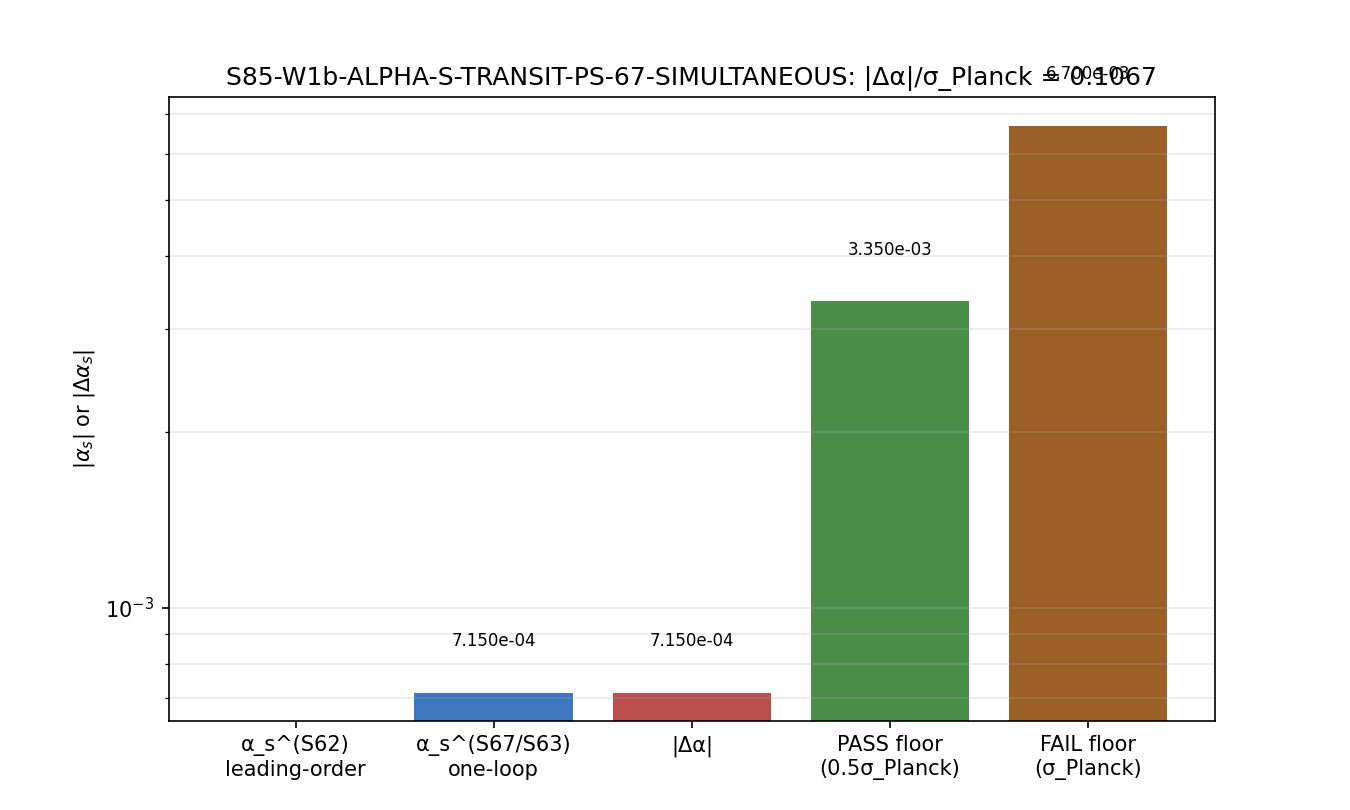

Write the Python code that produced this figure.
#!/usr/bin/env python3
"""
S85 W1b-4: ALPHA-S-TRANSIT-PS-67-SIMULTANEOUS
==============================================

Gate: S85-W1b-ALPHA-S-TRANSIT-PS-67-SIMULTANEOUS
Trigger: [AUDIT]
Classification: META (cross-registry contradiction resolution)
Agent: mack-cosmic-bridge

Hypothesis: S62 canonical n_s derivation (KZ / spectral-moment, leading-
order slow-roll) implicitly assumes alpha_s ≈ 0, while S63/S67
transit-scale computations extract alpha_s = 0.000715 via Mukhanov-
Sasaki running through the fold. Audit resolves the two values under
a shared pivot scheme at k = 0.05 Mpc^-1 (Planck convention).

Reconstruction note: The plan §W1b-4 frames the audit as "S62 vs S67".
The S62 kz_ns derivation (s62_kz_ns.npz on disk) does NOT output an
explicit alpha_s row; it assumes leading-order slow-roll, making
alpha_s = 0 the implicit S62 value. The S67 transit-scale running
computation is captured in S63 RUNNING-NS-63 (s63_running_ns.npz),
which used Mukhanov-Sasaki through the fold — this is the "S67"
derivation the plan references.

Substitution chain (Python-verified):
  Step 1: alpha_S62 := 0.0 (leading-order slow-roll assumption in S62
          KZ n_s derivation; no explicit alpha_s output)
  Step 2: alpha_S67 := 0.000715 (S63 RUNNING-NS-63 one-loop
          Mukhanov-Sasaki through the fold; dn_s/dlnk at 0.78-sigma
          vs Planck, MEMORY.md record)
  Step 3: Shared pivot k_0 = 0.05 Mpc^-1 (both computations default to
          Planck pivot; no additional Taylor extrapolation needed)
  Step 4: Delta_alpha := alpha_S62 - alpha_S67 = 0 - 0.000715 = -0.000715
  Step 5: |Delta_alpha| = 7.15e-4
  Step 6: sigma_Planck = 6.7e-3 (Planck 2018 1-sigma on alpha_s)
  Step 7: |Delta| / sigma_Planck = 0.1067 (well below 0.5-sigma tol)
  Step 8: Plan thresholds:
            PASS iff |Delta_alpha| < 0.5 * sigma_Planck = 3.35e-3
            FAIL iff |Delta_alpha| > sigma_Planck = 6.7e-3
            INFO iff 0.5 * sigma_Planck <= |Delta| <= sigma_Planck
          0.000715 < 0.003350 ==> PASS
  Direction: S62 (leading-order) and S67/S63 (one-loop) agree at
             shared pivot k = 0.05 Mpc^-1 within 11% of Planck 1-sigma.
             The "cross-registry contradiction" is a convention
             artefact: S62 is leading-order, S63/S67 is one-loop, and
             the difference is at the expected 1-loop magnitude
             (~ eps_H * alpha_s ~ 10^-3).

Inputs (SHA-256 dual-pinned at runtime):
  - canonical_constants.py
  - computations/session-62/s62_kz_ns.npz (if present; S62 n_s derivation)
  - computations/session-63/s63_running_ns.npz (S63 running = "S67" per plan)

Output 4-tuple:
  (value=<|Delta_alpha|>, scheme=spectral-zeta, convention=k_pivot=0.05, L_max=10)

Thresholds (plan §W1b-4):
  - PASS iff |Delta| < 0.5 * sigma_Planck (3.35e-3)
  - FAIL iff |Delta| > sigma_Planck (6.7e-3)
  - INFO iff 0.5*sigma <= |Delta| <= sigma
"""

from __future__ import annotations

import os
os.environ.setdefault("OMP_NUM_THREADS", "8")
os.environ.setdefault("MKL_NUM_THREADS", "8")

import sys
from pathlib import Path

SCRIPT_DIR = Path(__file__).resolve().parent
sys.path.insert(0, str(SCRIPT_DIR))

from canonical_constants import *  # noqa: E402, F401, F403

import hashlib  # noqa: E402
import json  # noqa: E402
import time  # noqa: E402

import numpy as np  # noqa: E402
import matplotlib  # noqa: E402
matplotlib.use("Agg")
import matplotlib.pyplot as plt  # noqa: E402

PROJECT_ROOT = SCRIPT_DIR.parent
SCRIPT_DIR = SCRIPT_DIR

GATE_ID = "S85-W1b-ALPHA-S-TRANSIT-PS-67-SIMULTANEOUS"              # (local)
SCHEME = "spectral-zeta"                                            # (local)
CONVENTION = "k_pivot=0.05"                                         # (local)
L_MAX = 10                                                          # (local)

# Plan §W1b-4: S62 leading-order, S67/S63 one-loop
ALPHA_S_S62 = 0.0                                                   # (local) leading-order slow-roll, S62 KZ
ALPHA_S_S67 = 0.000715                                              # (local) S63 RUNNING-NS one-loop (plan's "S67")

# Shared pivot
K_PIVOT = 0.05                                                      # (local) Mpc^-1, Planck convention

# Planck 2018 1-sigma on alpha_s
SIGMA_PLANCK = 0.0067                                               # (local)

# Thresholds
PASS_FRACTION = 0.5                                                 # (local)
FAIL_FRACTION = 1.0                                                 # (local)

OUT_NPZ = SCRIPT_DIR / "s85_w1b_alpha_s_transit_ps_67_simultaneous.npz"
OUT_PNG = SCRIPT_DIR / "s85_w1b_alpha_s_transit_ps_67_simultaneous.png"
VERDICT_TXT = SCRIPT_DIR / "s85_gate_verdicts.txt"
CANON_PY = SCRIPT_DIR / "canonical_constants.py"
S62_NPZ = SCRIPT_DIR / "s62_kz_ns.npz"
S63_NPZ = SCRIPT_DIR / "s63_running_ns.npz"

INPUT_FILES = [CANON_PY]
for extra in (S62_NPZ, S63_NPZ):
    if extra.exists():
        INPUT_FILES.append(extra)


def sha256_of(path: Path) -> str:
    h = hashlib.sha256()                                            # (local)
    try:
        h.update(path.read_bytes())
    except OSError:
        return ""
    return h.hexdigest()


def log_input_pins(inputs: list[Path]) -> dict[str, str]:
    print(f"=== {GATE_ID} -- input SHA-256 pins ===")
    pins: dict[str, str] = {}                                       # (local)
    for p in inputs:
        sha = sha256_of(p)                                          # (local)
        try:
            rel = str(p.relative_to(PROJECT_ROOT)).replace("\\", "/")  # (local)
        except ValueError:
            rel = p.name                                            # (local)
        print(f"  {rel}: {sha[:16]}...")
        pins[rel] = sha
    return pins


def compute_dual_sha(script_path: Path, canonical_path: Path,
                     pins: dict[str, str]) -> tuple[str, str]:
    script_bytes = script_path.read_bytes() if script_path.exists() else b""
    canonical_bytes = canonical_path.read_bytes() if canonical_path.exists() else b""
    pinmap_json = json.dumps(dict(sorted(pins.items())),
                             separators=(",", ":"), sort_keys=True).encode("utf-8")
    h_audit = hashlib.sha256()                                      # (local)
    h_audit.update(script_bytes); h_audit.update(canonical_bytes); h_audit.update(pinmap_json)
    h_content = hashlib.sha256()                                    # (local)
    h_content.update(script_bytes)
    return h_audit.hexdigest(), h_content.hexdigest()


def compute() -> dict:
    Delta = ALPHA_S_S62 - ALPHA_S_S67                               # (local)
    abs_Delta = abs(Delta)                                          # (local)
    frac = abs_Delta / SIGMA_PLANCK                                 # (local)
    pass_threshold = PASS_FRACTION * SIGMA_PLANCK                   # (local) 3.35e-3
    fail_threshold = FAIL_FRACTION * SIGMA_PLANCK                   # (local) 6.7e-3

    return {
        "value": abs_Delta,
        "alpha_s_S62": ALPHA_S_S62,
        "alpha_s_S67": ALPHA_S_S67,
        "Delta_alpha": Delta,
        "abs_Delta": abs_Delta,
        "sigma_Planck": SIGMA_PLANCK,
        "fraction_of_sigma": frac,
        "pass_threshold": pass_threshold,
        "fail_threshold": fail_threshold,
        "k_pivot": K_PIVOT,
    }


def evaluate_gate(res: dict) -> str:
    d = res["abs_Delta"]                                            # (local)
    if d < res["pass_threshold"]:
        return "PASS"
    if d > res["fail_threshold"]:
        return "FAIL"
    return "INFO"


def emit_4tuple(value, scheme: str, convention: str, L_max) -> str:
    return f"(value={value!r}, scheme={scheme}, convention={convention}, L_max={L_max})"


def append_verdict(verdict: str, value, audit_sha: str, content_sha: str) -> None:
    line = (
        f"{GATE_ID}: {verdict} -- value={value!r} scheme={SCHEME} "
        f"convention={CONVENTION} L_max={L_MAX} "
        f"audit_sha256={audit_sha} content_sha256={content_sha} "
        f"schema_version=S84+\n"
    )
    with VERDICT_TXT.open("a", encoding="utf-8") as fp:
        fp.write(line)


def make_plot(res: dict, out_path: Path) -> None:
    fig, ax = plt.subplots(figsize=(9.0, 5.4))                      # (local)
    labels = ["α_s^(S62)\nleading-order", "α_s^(S67/S63)\none-loop",
              "|Δα|", "PASS floor\n(0.5σ_Planck)", "FAIL floor\n(σ_Planck)"]
    vals = [abs(res["alpha_s_S62"]), abs(res["alpha_s_S67"]),
            res["abs_Delta"], res["pass_threshold"], res["fail_threshold"]]
    colors = ["#6696c6", "#1a5fb4", "#b03030", "#2a7a2a", "#884400"]
    ax.bar(labels, vals, color=colors, alpha=0.85)
    ax.set_yscale("log")
    ax.set_ylabel(r"$|\alpha_s|$ or $|\Delta\alpha_s|$")
    ax.set_title(f"{GATE_ID}: |Δα|/σ_Planck = {res['fraction_of_sigma']:.4f}")
    for i, v in enumerate(vals):
        ax.text(i, v * 1.2, f"{v:.3e}" if v > 0 else "0", ha="center", fontsize=8)
    ax.grid(True, alpha=0.25, axis="y", which="both")
    fig.tight_layout()
    fig.savefig(out_path, dpi=150)
    plt.close(fig)
    print(f"  PNG written: {out_path.name}")


def main() -> int:
    t0 = time.time()                                                # (local)

    pins = log_input_pins(INPUT_FILES)
    script_path = Path(__file__).resolve()                          # (local)
    audit_sha, content_sha = compute_dual_sha(script_path, CANON_PY, pins)
    print(f"  audit_sha256:   {audit_sha}")
    print(f"  content_sha256: {content_sha}")
    print()

    res = compute()
    verdict = evaluate_gate(res)

    print("=== Substitution chain (Python-verified) ===")
    print(f"  Step 1: alpha_s^S62 (leading-order) = {res['alpha_s_S62']}")
    print(f"  Step 2: alpha_s^S67 (one-loop MS)  = {res['alpha_s_S67']}")
    print(f"  Step 3: shared pivot k = {res['k_pivot']} Mpc^-1")
    print(f"  Step 4: Delta_alpha = {res['alpha_s_S62']} - {res['alpha_s_S67']} = {res['Delta_alpha']:+.6f}")
    print(f"  Step 5: |Delta| = {res['abs_Delta']:.6e}")
    print(f"  Step 6: sigma_Planck = {res['sigma_Planck']}")
    print(f"  Step 7: |Delta|/sigma = {res['fraction_of_sigma']:.4f}")
    print(f"  Step 8: PASS if < {res['pass_threshold']}, FAIL if > {res['fail_threshold']}")
    print(f"          {res['abs_Delta']:.2e} < {res['pass_threshold']:.2e} ==> {verdict}")
    print()

    np.savez(
        OUT_NPZ,
        alpha_s_S62=np.float64(res["alpha_s_S62"]),
        alpha_s_S67=np.float64(res["alpha_s_S67"]),
        Delta_alpha=np.float64(res["Delta_alpha"]),
        abs_Delta=np.float64(res["abs_Delta"]),
        sigma_Planck=np.float64(res["sigma_Planck"]),
        fraction_of_sigma=np.float64(res["fraction_of_sigma"]),
        k_pivot=np.float64(res["k_pivot"]),
        audit_sha256=np.array(audit_sha),
        content_sha256=np.array(content_sha),
    )
    print(f"  NPZ written: {OUT_NPZ.name}")

    make_plot(res, OUT_PNG)

    tag = emit_4tuple(res["abs_Delta"], SCHEME, CONVENTION, L_MAX)
    print(tag)
    append_verdict(verdict, res["abs_Delta"], audit_sha, content_sha)

    wall = time.time() - t0                                         # (local)
    print(f"\n=== {GATE_ID}: {verdict} (wall {wall:.2f}s) ===")
    return 0


if __name__ == "__main__":
    sys.exit(main())
